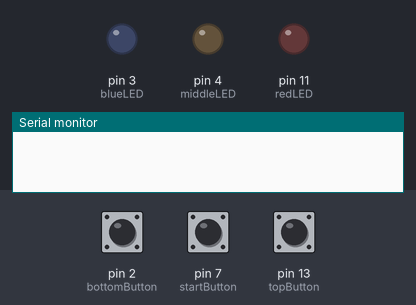
Bench run of a sketch on a simulated Arduino Uno, built with avr-gcc and run on an emulated ATmega328P. On the bench: output pins drawn as LEDs (lit = HIGH), the last lines printed to the serial monitor. The test bench sets the inputs (shaded band); at power-on: pin 7 (startButton) HIGH, pin 2 (bottomButton) LOW, pin 13 (topButton) LOW. Random numbers use the default seed unless the sketch sets one.

Above: at 1.2 s.
1.3 s: pin 7 (startButton) pulled LOW for 0.15 s
4.4 s: pin 2 (bottomButton) pulled HIGH for 1 s
At 5.4 s:
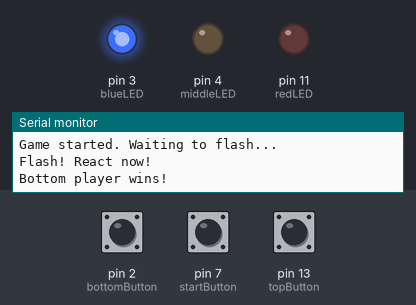
8.4 s: pin 13 (topButton) pulled HIGH for 1 s
At 9.24 s:
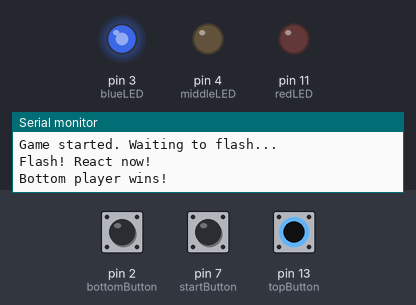
11.8 s: pin 7 (startButton) pulled LOW for 1 s
14.8 s: pin 13 (topButton) pulled HIGH for 3.2 s
At 15.9 s:
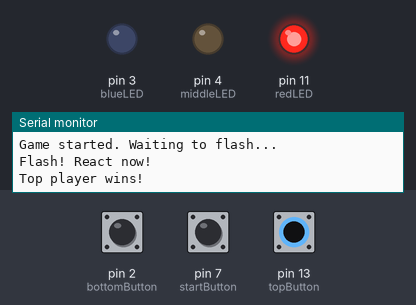
20.5 s: pin 2 (bottomButton) pulled HIGH for 0.15 s
At 21.1 s:
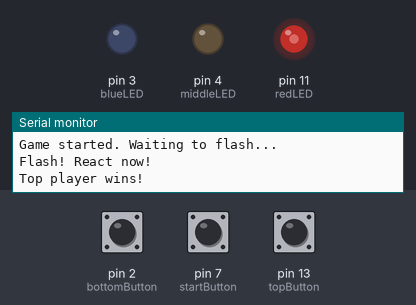
Timing chart, 0 to 24.5 s (numbered marks = the images above; inputs shaded):
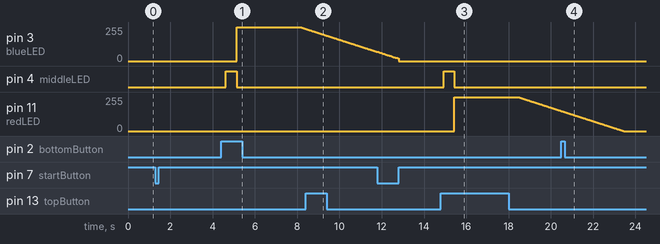

The sketch:

reactionTimeGameCode.ino
```cpp
// Pins
const int middleLED = 4;
const int redLED = 11;
const int blueLED = 3;
const int startButton = 7;
const int topButton = 13;
const int bottomButton = 2;


// Game State
bool waitingForFlash = false;
bool gameActive = false;
bool winnerDeclared = false;
bool topWasFasterInTie = true;  // Default; will be updated during TIE detection
unsigned long waitStartTime = 0;
unsigned long delayDuration = 0;
unsigned long winnerTime = 0;
unsigned long topPressTime = 0;
unsigned long bottomPressTime = 0;

enum Winner { NONE, TOP, BOTTOM, TIE };
Winner winner = NONE;

void setup()
{
  pinMode(middleLED, OUTPUT);
  pinMode(redLED, OUTPUT);
  pinMode(blueLED, OUTPUT);
  pinMode(startButton, INPUT);
  pinMode(topButton, INPUT);
  pinMode(bottomButton, INPUT);
  Serial.begin(9600);
  randomSeed(analogRead(A0)); // Helps with better randomness
}

void loop()
{
  // Start the game
  if (!waitingForFlash && digitalRead(startButton) == LOW) {
    delay(50); // Debounce
    if (digitalRead(startButton) == HIGH) {
       waitingForFlash = true;
      gameActive = false;
      winnerDeclared = false;
      winner = NONE;
      waitStartTime = millis();
      delayDuration = random(2000, 5000); // Random 2-5 seconds

      // Turn off all LEDs at game start
      digitalWrite(middleLED, LOW);
      analogWrite(redLED, 0);
      analogWrite(blueLED, 0);

      Serial.println("Game started. Waiting to flash...");
    }
  }

  // Flash the middle LED after random delay
  if (waitingForFlash && millis() - waitStartTime >= delayDuration) {
    digitalWrite(middleLED, HIGH);
    delay(500);  // Flash duration
    digitalWrite(middleLED, LOW);
    waitingForFlash = false;
    gameActive = true;
    topPressTime = 0;
    bottomPressTime = 0;
    Serial.println("Flash! React now!");
  }

  // Check for winner
  if (gameActive && !winnerDeclared) {
    if (digitalRead(topButton) == HIGH && topPressTime == 0) {
      topPressTime = millis();
    }
    if (digitalRead(bottomButton) == HIGH && bottomPressTime == 0) {
      bottomPressTime = millis();
    }

    if (topPressTime > 0 || bottomPressTime > 0) {
      if (topPressTime > 0 && bottomPressTime > 0) {
        // Both players pressed
        if (abs((long)(topPressTime - bottomPressTime)) <= 100) {
          winner = TIE;
          topWasFasterInTie = (topPressTime == bottomPressTime) ? random(0, 2) == 0 : topPressTime < bottomPressTime;
          Serial.println("Tie! Both players pressed!");
        } else if (topPressTime < bottomPressTime) {
          winner = TOP;
          Serial.println("Top player wins!");
        } else {
          winner = BOTTOM;
          Serial.println("Bottom player wins!");
        }
      } else if (topPressTime > 0) {
        winner = TOP;
        Serial.println("Top player wins!");
      } else if (bottomPressTime > 0) {
        winner = BOTTOM;
        Serial.println("Bottom player wins!");
      }
      gameActive = false;
      winnerDeclared = true;
      winnerTime = millis();
    }
  }

 // LED fade logic
  if (winnerDeclared) {
    unsigned long elapsed = millis() - winnerTime;

    if (winner == TOP) {
      if (elapsed <= 3000) {
        analogWrite(redLED, 255);
      } else if (elapsed <= 8000) {
        int fade = max(0, 255 - (int)(255.0 * (elapsed - 3000) / 5000));
        analogWrite(redLED, fade);
      } else {
        analogWrite(redLED, 0);
        winnerDeclared = false;
      }
    }

    else if (winner == BOTTOM) {
      if (elapsed <= 3000) {
        analogWrite(blueLED, 255);
      } else if (elapsed <= 8000) {
        int fade = max(0, 255 - (int)(255.0 * (elapsed - 3000) / 5000));
        analogWrite(blueLED, fade);
      } else {
        analogWrite(blueLED, 0);
        winnerDeclared = false;
      }
    }

    else if (winner == TIE) {
      bool topWasFaster = (topPressTime == bottomPressTime) ? random(0, 2) == 0 : topPressTime < bottomPressTime;

      // Winner gets 3s full + 5s fade
      if (elapsed <= 3000) {
        analogWrite(topWasFasterInTie ? redLED : blueLED, 255);
      } else if (elapsed <= 8000) {
        int fade = max(0, 255 - (int)(255.0 * (elapsed - 3000) / 5000));
        analogWrite(topWasFasterInTie ? redLED : blueLED, fade);
      } else {
        analogWrite(topWasFasterInTie ? redLED : blueLED, 0);
      }

      // Loser fades immediately over 2.5s
      if (elapsed <= 2500) {
        int fastFade = max(0, 255 - (int)(255.0 * elapsed / 2500));
        analogWrite(topWasFasterInTie ? blueLED : redLED, fastFade);
      } else {
        analogWrite(topWasFasterInTie ? blueLED : redLED, 0);
      }

      if (elapsed >= 8000) {
        winnerDeclared = false;
      }
    }
  }
}
```
